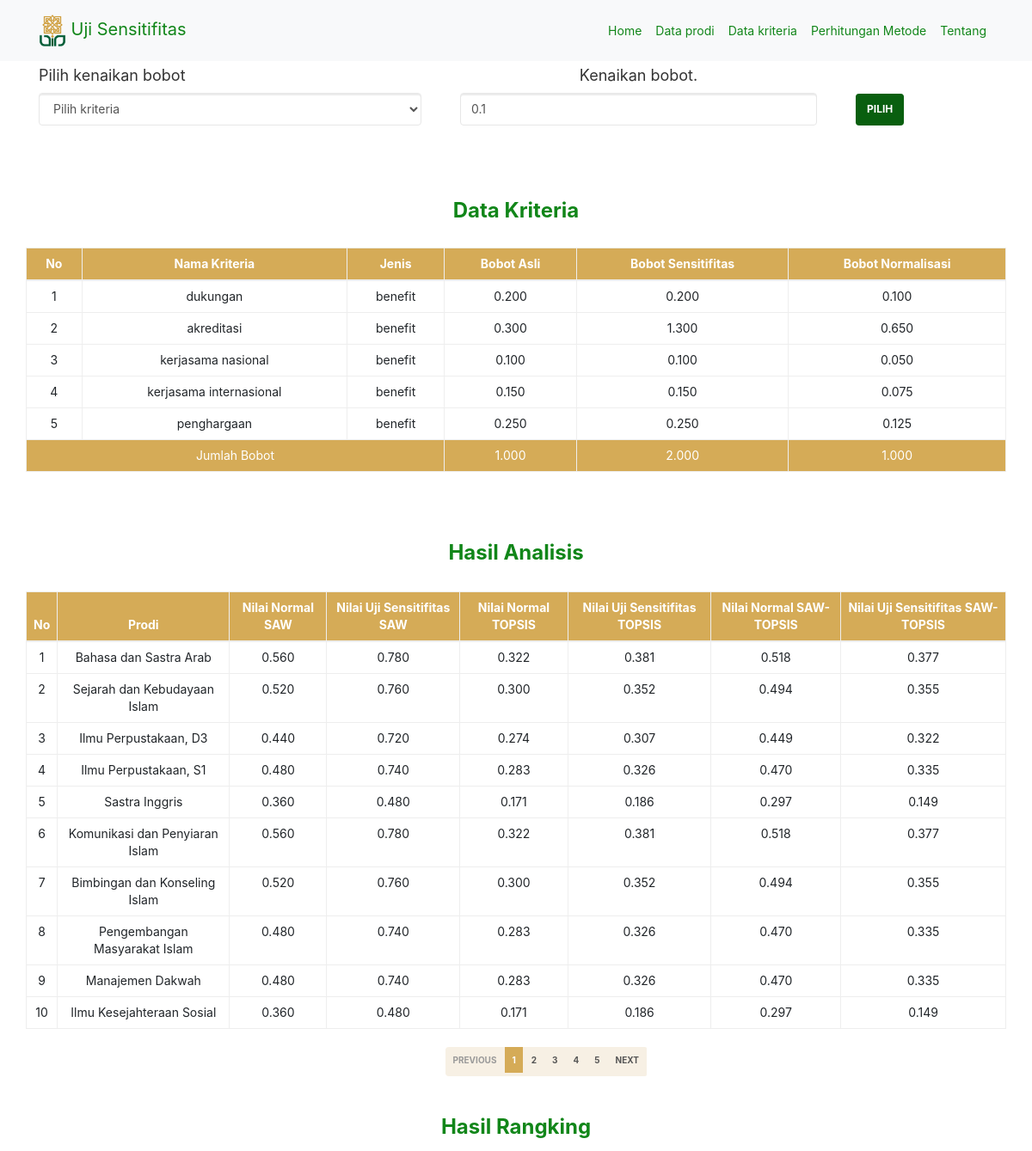
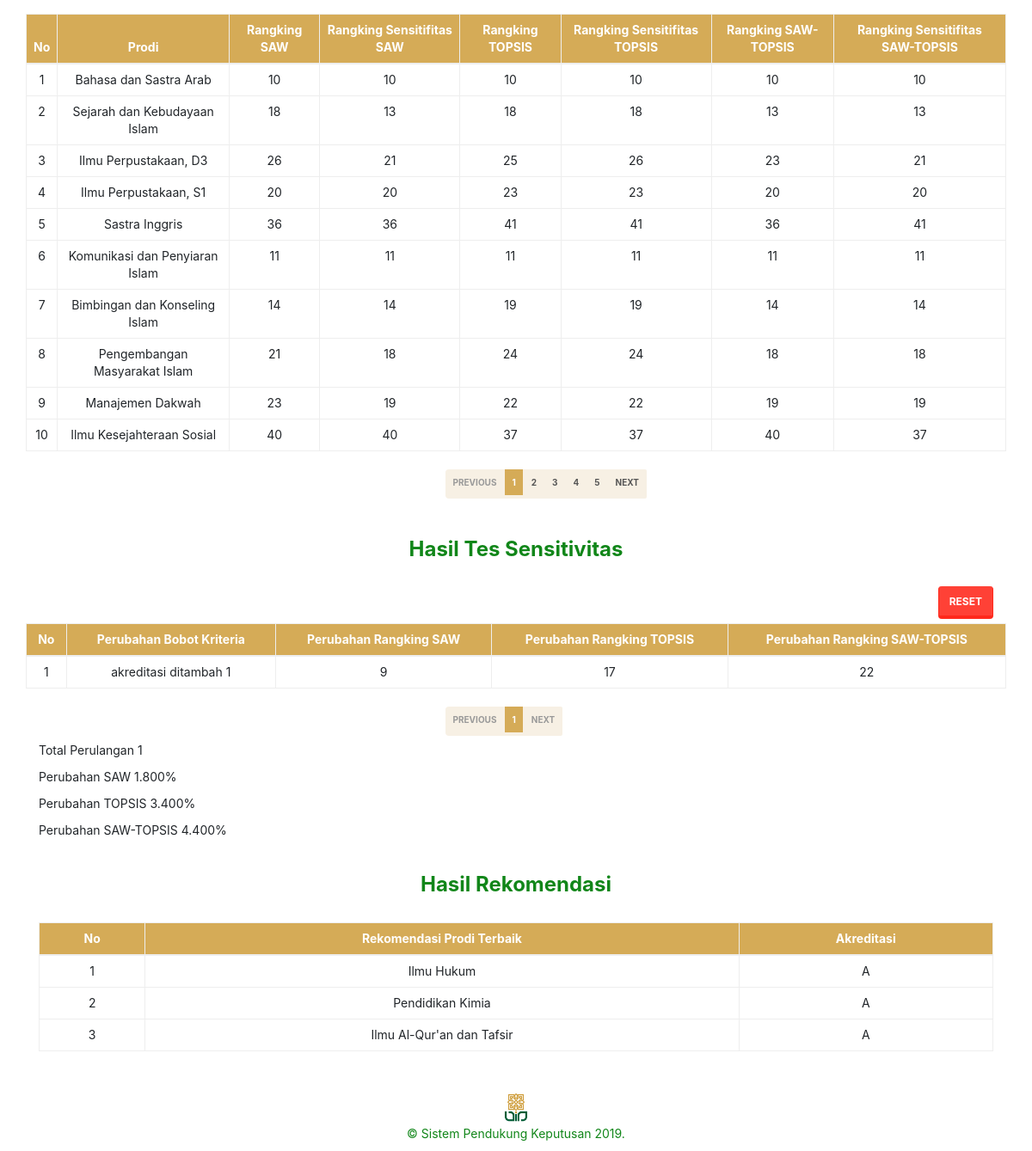
The app's page /form_analisis.php with its own data (2 pictures, top to bottom).
### tables this page shows
CREATE TABLE `kriteria` (
  `id_kriteria` int(11) NOT NULL,
  `nama_kriteria` varchar(50) NOT NULL,
  `tipe_kriteria` varchar(10) NOT NULL,
  `bobot_kriteria` double NOT NULL,
  `bobot_stvitas` double NOT NULL,
  `status` enum('ya','tidak') NOT NULL
);

CREATE TABLE `analisis_sensitifitas` (
  `id` int(11) NOT NULL,
  `id_alternatif` int(11) NOT NULL,
  `saw` int(11) DEFAULT NULL,
  `saw_sen` int(11) DEFAULT NULL,
  `topsis` int(11) DEFAULT NULL,
  `topsis_sen` int(11) DEFAULT NULL,
  `saw_topsis` int(11) DEFAULT NULL,
  `saw_topsis_sen` int(11) DEFAULT NULL,
  `nilai_saw` double DEFAULT NULL,
  `nilai_saw_sen` double DEFAULT NULL,
  `nilai_topsis` double DEFAULT NULL,
  `nilai_topsis_sen` double DEFAULT NULL,
  `nilai_saw_topsis` double DEFAULT NULL,
  `nilai_saw_topsis_sen` double DEFAULT NULL
);

CREATE TABLE `alternatif` (
  `id_alternatif` int(11) NOT NULL,
  `nama_prodi` varchar(225) NOT NULL,
  `akreditasi` varchar(10) NOT NULL,
  `fakultas` varchar(225) NOT NULL
);

CREATE TABLE `hasil_sensitifitas` (
  `id` int(11) NOT NULL,
  `perubahan` varchar(100) NOT NULL,
  `saw` int(11) NOT NULL,
  `topsis` int(11) NOT NULL,
  `saw_topsis` int(11) NOT NULL
);

### includes/kriteria.inc.php (called while the page is built, shortened)
<?php
    class Kriteria{
        private $conn;
        private $table_name = 'kriteria';
        public function __construct($db)
        {
            $this->conn = $db;
        }
        function readAll(){
            $query = "SELECT * FROM ".$this->table_name." ORDER BY id_kriteria ASC";
            $stmt = $this->conn->prepare($query);
            $stmt->execute();
            return $stmt;
        }
        function readSumBobot(){
            $query = " SELECT SUM(bobot_kriteria) as sum FROM " .$this->table_name;
            $stmt =$this->conn->prepare($query);
            $stmt->execute();
            return $stmt;
        }
        function readSum(){
            $query = " SELECT SUM(bobot_stvitas) as sum FROM " .$this->table_name;
            $stmt =$this->conn->prepare($query);
            $stmt->execute();
            return $stmt;
        }
    }
?>

### form_analisis.php (the view, shortened to what this page needs)
<?php
    include_once 'header.php';
    $config = new Config();
    $db = $config->getConnection();
    include_once 'includes/kriteria.inc.php';
    $krit = new Kriteria($db);
    $servername = "localhost";
    $username = "root";
    $password = "";
    $dbname = "spkprodi2";
    $conn = new mysqli($servername, $username, $password, $dbname);
?>
<section class="analisis">
  <div class="container">
    <br>
    <br>
    <br>
        <div class="row">
            <form method="post" action="hitung_sensitifitas.php">
                <div class="form-group col-md-5">
                    <h4>Pilih kenaikan bobot</h4>
                    <select class="form-control positionTypes" id="krit" name="krit" required>
                        <option value="" disabled selected> Pilih kriteria </option>
                    </select>
                </div>
                <div class="form-group col-md-5">
                    <h4 style="text-align: center;">Kenaikan bobot.</h4>
                    <div class="col-xs-12" style="padding-bottom: 5px;">
                        <input name="bobot" class="form-control positionTypes" type="number" step="0.01" value="0.1" max="2">
                    </div>
                </div>
                <div class="col-md-2 b-pilih">
                    <button type="submit" class="btn btn-uin ">Pilih</button>
                </div>
                <div class="form-group col-md-6">
                </div>
            </form>
      </div>
  </div>
</section>
<section class="analisis" id="pilihan">
      <div class="container  ">
      <h3 class="text-analisis"><center><b>Data Kriteria</b></center></h3>
        <div class="row">
          <table class="table table-bordered" id="">
            <thead style="background-color: #D5AB57; color: #fff">
            <tr>
                <th>No</th>
                <th>Nama Kriteria</th>
                <th>Jenis</th>
                <th>Bobot Asli</th>
                <th>Bobot Sensitifitas</th>
                <th>Bobot Normalisasi</th>
              </tr>
            </thead>
            <tbody>
              <?php
                $no = 1;
                $kriteria = $krit->readAll();
                $bobot=0;
                while($data_kriteria = $kriteria->fetch(PDO::FETCH_ASSOC)){
                    $stmtsum = $krit->readSum();
                    $maxsum = $stmtsum->fetch(PDO::FETCH_ASSOC);
                    $stmtsumbobot = $krit->readSumBobot();
                    $maxsumbobot = $stmtsumbobot->fetch(PDO::FETCH_ASSOC);
              ?>
              <tr>
                <td><?php echo $no++; ?></td>
                <td><?php echo $data_kriteria['nama_kriteria']; ?></td>
                <td><?php echo $data_kriteria['tipe_kriteria']; ?></td>
                <td><?php echo number_format ($data_kriteria['bobot_kriteria'],3); ?></td>
                <td><?php echo number_format ($data_kriteria['bobot_stvitas'],3); ?></td>
                <?php
                $bobot_normal = $data_kriteria['bobot_stvitas']/$maxsum['sum'];
                $bobot += $bobot_normal;
                ?>
                <td><?php echo number_format ($bobot_normal,3)?></td>
              </tr>
              <?php } ?>
              <tr style="background-color: #D5AB57; color: #fff">
                    <td colspan="3" >Jumlah Bobot </td>
                    <td><?php echo number_format($maxsumbobot['sum'],3)?></td>
                    <td><?php echo number_format($maxsum['sum'],3)?></td>
                    <td><?php echo number_format($bobot,3)?></td>
              </tr>
            </tbody>
          </table>
        </div>
        <br>
        <h3 class="text-analisis"><center><b>Hasil Analisis</b></center></h3>
        <div class="row">
          <table class="table table-bordered" id="tabeldata">
            <thead style="background-color: #D5AB57; color: #fff">
              <tr>
                <th scope="col">No</th>
                <th scope="col">Prodi</th>
                <th scope="col">Nilai Normal SAW</th>
                <th scope="col">Nilai Uji Sensitifitas SAW</th>
                <th scope="col">Nilai Normal TOPSIS</th>
                <th scope="col">Nilai Uji Sensitifitas TOPSIS</th>
                <th scope="col">Nilai Normal SAW-TOPSIS</th>
                <th scope="col">Nilai Uji Sensitifitas SAW-TOPSIS</th>
              </tr>
            </thead>
            <tbody>
                <?php
                    $sql = "SELECT a.`id_alternatif`,a.`nama_prodi`, h.`nilai_saw`, h.`nilai_saw_sen`, h.`nilai_topsis`, h.`nilai_topsis_sen`, h.`nilai_saw_topsis`, h.`nilai_saw_topsis_sen` FROM `alternatif` a JOIN `analisis_sensitifitas` h ON a.`id_alternatif` = h.`id_alternatif`";
                    $result = $conn->query($sql);
                    while($alternatif = $result->fetch_assoc()) {
                ?>
                    <tr>
                        <td>
                            <?= $alternatif['id_alternatif'] ?>
                        </td>
                        <td>
                            <?= $alternatif['nama_prodi'] ?>
                        </td>
                        <td><?= number_format($alternatif['nilai_saw'],3); ?></td>
                        <td><?= number_format($alternatif['nilai_saw_sen'],3); ?></td>
                        <td><?= number_format($alternatif['nilai_topsis'],3); ?></td>
                        <td><?= number_format($alternatif['nilai_topsis_sen'],3); ?></td>
                        <td><?= number_format($alternatif['nilai_saw_topsis'],3); ?></td>
                        <td><?= number_format($alternatif['nilai_saw_topsis_sen'],3); ?></td>
                    </tr>
                <?php
                    }
                ?>
            </tbody>
          </table>
        </div>
        <h3 class="text-analisis"><center><b>Hasil Rangking</b></center></h3>
        <div class="row">
          <table class="table table-bordered" id="tabeldata1">
          <thead style="background-color: #D5AB57; color: #fff">
                <tr>
                <th scope="col">No</th>
                <th scope="col">Prodi</th>
                <th scope="col">Rangking SAW</th>
                <th scope="col">Rangking Sensitifitas SAW</th>
                <th scope="col">Rangking TOPSIS</th>
                <th scope="col">Rangking Sensitifitas TOPSIS</th>
                <th scope="col">Rangking SAW-TOPSIS</th>
                <th scope="col">Rangking Sensitifitas SAW-TOPSIS</th>
                </tr>
            </thead>
            <tbody>
                <?php
                    $sql = "SELECT a.`id_alternatif`,a.`nama_prodi`, h.`saw`, h.`saw_sen`, h.`topsis`, h.`topsis_sen`, h.`saw_topsis`, h.`saw_topsis_sen` FROM `alternatif` a JOIN `analisis_sensitifitas` h ON a.`id_alternatif` = h.`id_alternatif`";
                    $result = $conn->query($sql);
                    while($alternatif = $result->fetch_assoc()) {
                ?>
                    <tr>
                        <td>
                            <?= $alternatif['id_alternatif'] ?>
                        </td>
                        <td>
                            <?= $alternatif['nama_prodi'] ?>
                        </td>
                        <td><?= $alternatif['saw']; ?></td>
                        <td><?= $alternatif['saw_sen']; ?></td>
                        <td><?= $alternatif['topsis']; ?></td>
                        <td><?= $alternatif['topsis_sen']; ?></td>
                        <td><?= $alternatif['saw_topsis']; ?></td>
                        <td><?= $alternatif['saw_topsis_sen']; ?></td>
                    </tr>
                <?php
                    }
                ?>
            </tbody>
          </table>
        </div>
        <h3 class="text-analisis"><center><b>Hasil Tes Sensitivitas</b></center></h3>
        <a class="btn btn-danger btn-md pull-right" href="del-history.php?id=all">Reset</a><br>
        <br>
        <div class="row">
            <table class="table table-bordered" id="tabeldata2">
            <thead style="background-color: #D5AB57; color: #fff">
                <tr>
                    <th scope="col">No</th>
                    <th scope="col">Perubahan Bobot Kriteria</th>
                    <th scope="col">Perubahan Rangking SAW</th>
                    <th scope="col">Perubahan Rangking TOPSIS</th>
                    <th scope="col">Perubahan Rangking SAW-TOPSIS</th>
                </tr>
            </thead>
            <tbody >
                <?php
                    $i=1;
                    $sql = "SELECT * FROM hasil_sensitifitas";
                    $result = $conn->query($sql);
                    while($row = $result->fetch_assoc()) {
                ?>
                <tr>
                    <td>
                            <?= $i++; ?>
                    </td>
                    <td>
                            <?= $row['perubahan'] ?>
                    </td>
                    <td>
                            <?= $row['saw'] ?>
                    </td>
                    <td>
                            <?= $row['topsis'] ?>
                    </td>
                    <td>
                            <?= $row['saw_topsis'] ?>
                    </td>
                </tr>
            <?php
            }
            ?>
            </tbody>
            </table>
        </div>
      <?php
        $sqlPerubahan = "SELECT COUNT(*) as `perulangan`, SUM(`topsis`) as `topsis` , SUM(`saw`) as `saw`, SUM(`saw_topsis`) as `saw_topsis` FROM `hasil_sensitifitas`";
        $exePerubahan = $conn->query($sqlPerubahan);
        $totalPerubahan = mysqli_fetch_assoc($exePerubahan);
        $sqlJumlahKrit = "SELECT COUNT(*) as `jumlahKrit` FROM `kriteria`";
        $exeJumlahKrit = $conn->query($sqlJumlahKrit);
        $jumlahKrit = mysqli_fetch_assoc($exeJumlahKrit)['jumlahKrit'];
        if($totalPerubahan['perulangan'] != 0){
          $diffsaw = $totalPerubahan['saw'] / ($totalPerubahan['perulangan'] * $jumlahKrit);
          $difftopsis = $totalPerubahan['topsis'] / ($totalPerubahan['perulangan'] * $jumlahKrit);
          $diffsawtopsis = $totalPerubahan['saw_topsis'] / ($totalPerubahan['perulangan'] * $jumlahKrit);
          $totalPerulangan = $totalPerubahan['perulangan'];
          ?>
          <p>Total Perulangan <?= $totalPerulangan ?></p>
          <p>Perubahan SAW <?php echo number_format($diffsaw,3) ?>%</p>
          <p>Perubahan TOPSIS <?php echo number_format($difftopsis,3) ?>%</p>
          <p>Perubahan SAW-TOPSIS <?php echo number_format($diffsawtopsis,3) ?>%</p>
        <?php
          $sqlRekomendasi = "SELECT * FROM `alternatif` a JOIN `analisis_sensitifitas` h ON a.`id_alternatif` = h.`id_alternatif` ORDER BY h.`nilai_saw` DESC LIMIT 3";
          if(($difftopsis>$diffsaw) && ($difftopsis>$diffsawtopsis)){
            $sqlRekomendasi = "SELECT * FROM `alternatif` a JOIN `analisis_sensitifitas` h ON a.`id_alternatif` = h.`id_alternatif` ORDER BY h.`nilai_topsis` DESC LIMIT 3";
          } else if (($diffsawtopsis>$diffsaw) && ($diffsawtopsis>$difftopsis)) {
          	$sqlRekomendasi = "SELECT * FROM `alternatif` a JOIN `analisis_sensitifitas` h ON a.`id_alternatif` = h.`id_alternatif` ORDER BY h.`nilai_saw_topsis` DESC LIMIT 3";
          }
          $exeRekomendasi = $conn->query($sqlRekomendasi);
          if (mysqli_num_rows($exeRekomendasi) ) { ?>
        <h3 class="text-analisis"><center><b>Hasil Rekomendasi</b></center></h3>
        <table class="table table-bordered" id="">
            <thead style="background-color: #D5AB57; color: #fff">
            <tr>
			      <th scope="col">No</th>
			      <th scope="col">Rekomendasi Prodi Terbaik</th>
                  <th scope="col">Akreditasi</th>
			    </tr>
			  </thead>
			  <tbody >
          <?php
			$i=0;
			while($row = $exeRekomendasi->fetch_assoc()) { ?>
					<tr>
							<td>
									<?= ++$i; ?>
							</td>
							<td>
									<?= $row['nama_prodi'] ?>
							</td>
                            <td>
									<?= $row['akreditasi'] ?>
							</td>
					</tr>
      <?php } ?>
      			<?php
			}
						}
            ?>
			  </tbody>
        </table>
      </div>
</section>
<?php
    include_once 'footer.php';
?>

### header.php (style rules this page uses)
table, thead, tr, tbody, th, td { text-align: center; }

### records on screen
kriteria: nama_kriteria "dukungan", tipe_kriteria "benefit", bobot_kriteria "0.200", bobot_stvitas "0.200", bobot_normal "0.100"
kriteria: nama_kriteria "akreditasi", tipe_kriteria "benefit", bobot_kriteria "0.300", bobot_stvitas "1.300", bobot_normal "0.650"
kriteria: nama_kriteria "kerjasama nasional", tipe_kriteria "benefit", bobot_kriteria "0.100", bobot_stvitas "0.100", bobot_normal "0.050"
kriteria: nama_kriteria "kerjasama internasional", tipe_kriteria "benefit", bobot_kriteria "0.150", bobot_stvitas "0.150", bobot_normal "0.075"
kriteria: nama_kriteria "penghargaan", tipe_kriteria "benefit", bobot_kriteria "0.250", bobot_stvitas "0.250", bobot_normal "0.125"
analisis_sensitifitas: id_alternatif.id_alternatif "1", id_alternatif.nama_prodi "Bahasa dan Sastra Arab", nilai_saw "0.560", nilai_saw_sen "0.780", nilai_topsis "0.322", nilai_topsis_sen "0.381", nilai_saw_topsis "0.518", nilai_saw_topsis_sen "0.377", saw "10", saw_sen "10", topsis "10", topsis_sen "10", saw_topsis "10", saw_topsis_sen "10"
analisis_sensitifitas: id_alternatif.id_alternatif "2", id_alternatif.nama_prodi "Sejarah dan Kebudayaan Islam", nilai_saw "0.520", nilai_saw_sen "0.760", nilai_topsis "0.300", nilai_topsis_sen "0.352", nilai_saw_topsis "0.494", nilai_saw_topsis_sen "0.355", saw "18", saw_sen "13", topsis "18", topsis_sen "18", saw_topsis "13", saw_topsis_sen "13"
analisis_sensitifitas: id_alternatif.id_alternatif "3", id_alternatif.nama_prodi "Ilmu Perpustakaan, D3", nilai_saw "0.440", nilai_saw_sen "0.720", nilai_topsis "0.274", nilai_topsis_sen "0.307", nilai_saw_topsis "0.449", nilai_saw_topsis_sen "0.322", saw "26", saw_sen "21", topsis "25", topsis_sen "26", saw_topsis "23", saw_topsis_sen "21"
analisis_sensitifitas: id_alternatif.id_alternatif "4", id_alternatif.nama_prodi "Ilmu Perpustakaan, S1", nilai_saw "0.480", nilai_saw_sen "0.740", nilai_topsis "0.283", nilai_topsis_sen "0.326", nilai_saw_topsis "0.470", nilai_saw_topsis_sen "0.335", saw "20", saw_sen "20", topsis "23", topsis_sen "23", saw_topsis "20", saw_topsis_sen "20"
analisis_sensitifitas: id_alternatif.id_alternatif "5", id_alternatif.nama_prodi "Sastra Inggris", nilai_saw "0.360", nilai_saw_sen "0.480", nilai_topsis "0.171", nilai_topsis_sen "0.186", nilai_saw_topsis "0.297", nilai_saw_topsis_sen "0.149", saw "36", saw_sen "36", topsis "41", topsis_sen "41", saw_topsis "36", saw_topsis_sen "41"
analisis_sensitifitas: id_alternatif.id_alternatif "6", id_alternatif.nama_prodi "Komunikasi dan Penyiaran Islam", nilai_saw "0.560", nilai_saw_sen "0.780", nilai_topsis "0.322", nilai_topsis_sen "0.381", nilai_saw_topsis "0.518", nilai_saw_topsis_sen "0.377", saw "11", saw_sen "11", topsis "11", topsis_sen "11", saw_topsis "11", saw_topsis_sen "11"
analisis_sensitifitas: id_alternatif.id_alternatif "7", id_alternatif.nama_prodi "Bimbingan dan Konseling Islam", nilai_saw "0.520", nilai_saw_sen "0.760", nilai_topsis "0.300", nilai_topsis_sen "0.352", nilai_saw_topsis "0.494", nilai_saw_topsis_sen "0.355", saw "14", saw_sen "14", topsis "19", topsis_sen "19", saw_topsis "14", saw_topsis_sen "14"
analisis_sensitifitas: id_alternatif.id_alternatif "8", id_alternatif.nama_prodi "Pengembangan Masyarakat Islam", nilai_saw "0.480", nilai_saw_sen "0.740", nilai_topsis "0.283", nilai_topsis_sen "0.326", nilai_saw_topsis "0.470", nilai_saw_topsis_sen "0.335", saw "21", saw_sen "18", topsis "24", topsis_sen "24", saw_topsis "18", saw_topsis_sen "18"
analisis_sensitifitas: id_alternatif.id_alternatif "9", id_alternatif.nama_prodi "Manajemen Dakwah", nilai_saw "0.480", nilai_saw_sen "0.740", nilai_topsis "0.283", nilai_topsis_sen "0.326", nilai_saw_topsis "0.470", nilai_saw_topsis_sen "0.335", saw "23", saw_sen "19", topsis "22", topsis_sen "22", saw_topsis "19", saw_topsis_sen "19"
analisis_sensitifitas: id_alternatif.id_alternatif "10", id_alternatif.nama_prodi "Ilmu Kesejahteraan Sosial", nilai_saw "0.360", nilai_saw_sen "0.480", nilai_topsis "0.171", nilai_topsis_sen "0.186", nilai_saw_topsis "0.297", nilai_saw_topsis_sen "0.149", saw "40", saw_sen "40", topsis "37", topsis_sen "37", saw_topsis "40", saw_topsis_sen "37"
hasil_sensitifitas: perubahan "akreditasi ditambah 1", saw "9", topsis "17", saw_topsis "22"
analisis_sensitifitas: id_alternatif.nama_prodi "Ilmu Hukum", id_alternatif.akreditasi "A"
analisis_sensitifitas: id_alternatif.nama_prodi "Pendidikan Kimia", id_alternatif.akreditasi "A"
analisis_sensitifitas: id_alternatif.nama_prodi "Ilmu Al-Qur'an dan Tafsir", id_alternatif.akreditasi "A"

### other values on screen
$maxsumbobot['sum'] "1.000"
$maxsum['sum'] "2.000"
$bobot "1.000"
$totalPerulangan "1"
$diffsaw "1.800"
$difftopsis "3.400"
$diffsawtopsis "4.400"
